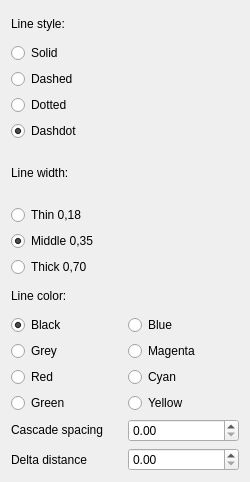
<?xml version="1.0" encoding="UTF-8"?>
<ui version="4.0">
 <class>TechDrawGui::TaskSelectLineAttributes</class>
 <widget class="QWidget" name="TechDrawGui::TaskSelectLineAttributes">
  <property name="geometry">
   <rect>
    <x>0</x>
    <y>0</y>
    <width>250</width>
    <height>482</height>
   </rect>
  </property>
  <property name="sizePolicy">
   <sizepolicy hsizetype="Fixed" vsizetype="MinimumExpanding">
    <horstretch>0</horstretch>
    <verstretch>0</verstretch>
   </sizepolicy>
  </property>
  <property name="minimumSize">
   <size>
    <width>250</width>
    <height>0</height>
   </size>
  </property>
  <property name="windowTitle">
   <string>Line attributes</string>
  </property>
  <layout class="QVBoxLayout" name="verticalLayout">
   <item>
    <layout class="QGridLayout" name="lineStyles">
     <item row="0" column="0">
      <widget class="QLabel" name="label_styles">
       <property name="text">
        <string>Line style:</string>
       </property>
      </widget>
     </item>
     <item row="1" column="0">
      <widget class="QRadioButton" name="rbSolid">
       <property name="toolTip">
        <string extracomment="ToolTip">Set line style to solid</string>
       </property>
       <property name="text">
        <string>Solid</string>
       </property>
       <property name="autoExclusive">
        <bool>true</bool>
       </property>
       <attribute name="buttonGroup">
        <string notr="true">bgLineStyles</string>
       </attribute>
      </widget>
     </item>
     <item row="2" column="0">
      <widget class="QRadioButton" name="rbDashed">
       <property name="text">
        <string>Dashed</string>
       </property>
       <property name="autoExclusive">
        <bool>true</bool>
       </property>
       <attribute name="buttonGroup">
        <string notr="true">bgLineStyles</string>
       </attribute>
      </widget>
     </item>
     <item row="3" column="0">
      <widget class="QRadioButton" name="rbDotted">
       <property name="text">
        <string>Dotted</string>
       </property>
       <property name="autoExclusive">
        <bool>true</bool>
       </property>
       <attribute name="buttonGroup">
        <string notr="true">bgLineStyles</string>
       </attribute>
      </widget>
     </item>
     <item row="4" column="0">
      <widget class="QRadioButton" name="rbDashDotted">
       <property name="text">
        <string>Dashdot</string>
       </property>
       <property name="checked">
        <bool>true</bool>
       </property>
       <property name="autoExclusive">
        <bool>true</bool>
       </property>
       <attribute name="buttonGroup">
        <string notr="true">bgLineStyles</string>
       </attribute>
      </widget>
     </item>
    </layout>
   </item>
   <item>
    <layout class="QGridLayout" name="lineWidth">
     <item row="0" column="0">
      <widget class="QLabel" name="label_width">
       <property name="text">
        <string>Line width:</string>
       </property>
      </widget>
     </item>
     <item row="1" column="0">
      <widget class="QRadioButton" name="rbThin">
       <property name="text">
        <string>Thin 0,18</string>
       </property>
       <property name="autoExclusive">
        <bool>true</bool>
       </property>
       <attribute name="buttonGroup">
        <string notr="true">bgLineWidth</string>
       </attribute>
      </widget>
     </item>
     <item row="2" column="0">
      <widget class="QRadioButton" name="rbMiddle">
       <property name="text">
        <string>Middle 0,35</string>
       </property>
       <property name="checked">
        <bool>true</bool>
       </property>
       <property name="autoExclusive">
        <bool>true</bool>
       </property>
       <attribute name="buttonGroup">
        <string notr="true">bgLineWidth</string>
       </attribute>
      </widget>
     </item>
     <item row="3" column="0">
      <widget class="QRadioButton" name="rbThick">
       <property name="text">
        <string>Thick 0,70</string>
       </property>
       <property name="autoExclusive">
        <bool>true</bool>
       </property>
       <attribute name="buttonGroup">
        <string notr="true">bgLineWidth</string>
       </attribute>
      </widget>
     </item>
    </layout>
   </item>
   <item>
    <layout class="QGridLayout" name="lineColors">
     <item row="0" column="0">
      <widget class="QLabel" name="label_colors">
       <property name="text">
        <string>Line color:</string>
       </property>
      </widget>
     </item>
     <item row="1" column="0">
      <widget class="QRadioButton" name="rbBlack">
       <property name="text">
        <string>Black</string>
       </property>
       <property name="checked">
        <bool>true</bool>
       </property>
       <property name="autoExclusive">
        <bool>true</bool>
       </property>
       <attribute name="buttonGroup">
        <string notr="true">bgLineColor</string>
       </attribute>
      </widget>
     </item>
     <item row="1" column="1">
      <widget class="QRadioButton" name="rbBlue">
       <property name="text">
        <string>Blue</string>
       </property>
       <property name="autoExclusive">
        <bool>true</bool>
       </property>
       <attribute name="buttonGroup">
        <string notr="true">bgLineColor</string>
       </attribute>
      </widget>
     </item>
     <item row="2" column="0">
      <widget class="QRadioButton" name="rbGrey">
       <property name="text">
        <string>Grey</string>
       </property>
       <property name="autoExclusive">
        <bool>true</bool>
       </property>
       <attribute name="buttonGroup">
        <string notr="true">bgLineColor</string>
       </attribute>
      </widget>
     </item>
     <item row="2" column="1">
      <widget class="QRadioButton" name="rbMagenta">
       <property name="text">
        <string>Magenta</string>
       </property>
       <property name="autoExclusive">
        <bool>true</bool>
       </property>
       <attribute name="buttonGroup">
        <string notr="true">bgLineColor</string>
       </attribute>
      </widget>
     </item>
     <item row="3" column="0">
      <widget class="QRadioButton" name="rbRed">
       <property name="text">
        <string>Red</string>
       </property>
       <property name="autoExclusive">
        <bool>true</bool>
       </property>
       <attribute name="buttonGroup">
        <string notr="true">bgLineColor</string>
       </attribute>
      </widget>
     </item>
     <item row="3" column="1">
      <widget class="QRadioButton" name="rbCyan">
       <property name="text">
        <string>Cyan</string>
       </property>
       <property name="autoExclusive">
        <bool>true</bool>
       </property>
       <attribute name="buttonGroup">
        <string notr="true">bgLineColor</string>
       </attribute>
      </widget>
     </item>
     <item row="4" column="0">
      <widget class="QRadioButton" name="rbGreen">
       <property name="text">
        <string>Green</string>
       </property>
       <property name="autoExclusive">
        <bool>true</bool>
       </property>
       <attribute name="buttonGroup">
        <string notr="true">bgLineColor</string>
       </attribute>
      </widget>
     </item>
     <item row="4" column="1">
      <widget class="QRadioButton" name="rbYellow">
       <property name="text">
        <string>Yellow</string>
       </property>
       <property name="autoExclusive">
        <bool>true</bool>
       </property>
       <attribute name="buttonGroup">
        <string notr="true">bgLineColor</string>
       </attribute>
      </widget>
     </item>
    </layout>
   </item>
   <item>
    <layout class="QGridLayout" name="cascadeValues" rowstretch="0,0" columnstretch="0,0">
     <property name="leftMargin">
      <number>0</number>
     </property>
     <item row="0" column="0">
      <widget class="QLabel" name="label_spacing">
       <property name="sizePolicy">
        <sizepolicy hsizetype="Minimum" vsizetype="Fixed">
         <horstretch>0</horstretch>
         <verstretch>0</verstretch>
        </sizepolicy>
       </property>
       <property name="text">
        <string>Cascade spacing</string>
       </property>
      </widget>
     </item>
     <item row="0" column="1">
      <widget class="QDoubleSpinBox" name="sbSpacing">
       <property name="singleStep">
        <double>0.500000000000000</double>
       </property>
      </widget>
     </item>
     <item row="1" column="0">
      <widget class="QLabel" name="label_stretch">
       <property name="text">
        <string>Delta distance</string>
       </property>
      </widget>
     </item>
     <item row="1" column="1">
      <widget class="QDoubleSpinBox" name="sbStretch">
       <property name="singleStep">
        <double>0.500000000000000</double>
       </property>
      </widget>
     </item>
    </layout>
   </item>
  </layout>
 </widget>
 <resources>
  <include location="Resources/TechDraw.qrc"/>
 </resources>
 <connections/>
 <buttongroups>
  <buttongroup name="bgLineStyles">
   <property name="exclusive">
    <bool>true</bool>
   </property>
  </buttongroup>
  <buttongroup name="bgLineWidth">
   <property name="exclusive">
    <bool>true</bool>
   </property>
  </buttongroup>
  <buttongroup name="bgLineColor">
   <property name="exclusive">
    <bool>true</bool>
   </property>
  </buttongroup>
 </buttongroups>
</ui>
